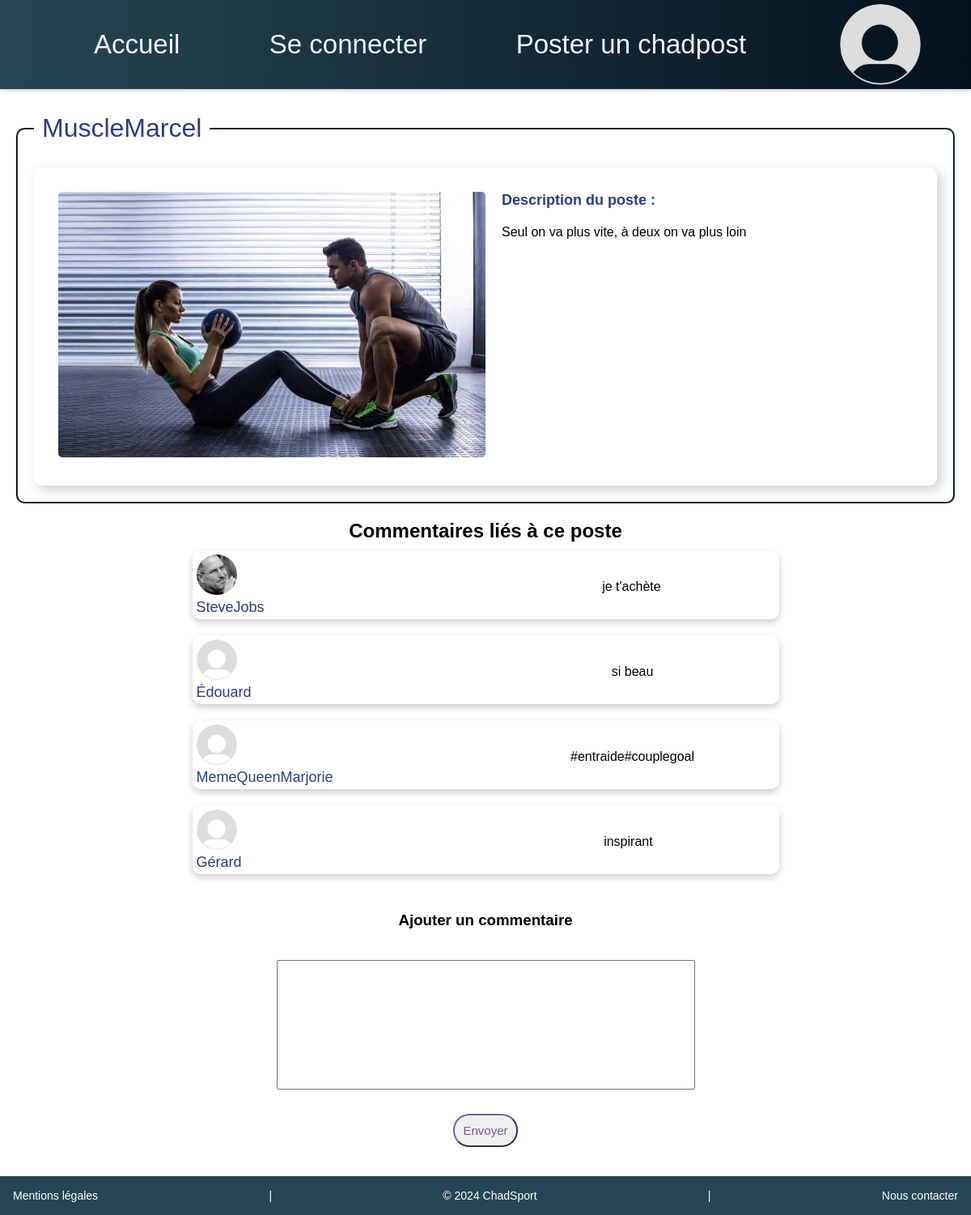
Screenshot of /post.php?post=27 with the database file from the repository.
### tables this page shows
CREATE TABLE `post` (
  `Id_Post` int(11) NOT NULL,
  `contenu` varchar(4000) DEFAULT NULL,
  `image_post` varchar(50) DEFAULT NULL,
  `date_post` datetime DEFAULT NULL,
  `Id_Membre` int(11) NOT NULL
);

CREATE TABLE `membre` (
  `Id_Membre` int(11) NOT NULL,
  `email` varchar(50) NOT NULL,
  `mot_de_passe` varchar(50) NOT NULL,
  `pseudo` varchar(50) DEFAULT NULL,
  `administrateur` tinyint(1) DEFAULT NULL,
  `image_profil` varchar(10) DEFAULT NULL,
  `banniere_profil` varchar(50) DEFAULT NULL,
  `banni` tinyint(1) DEFAULT NULL
);

CREATE TABLE `commentaire` (
  `Id_Commentaire` int(11) NOT NULL,
  `date_commentaire` datetime DEFAULT NULL,
  `contenu_commentaire` varchar(200) DEFAULT NULL,
  `Id_Post` int(11) NOT NULL,
  `Id_Membre` int(11) NOT NULL
);

### include/fonctions.php (called while the page is built)
<?php function getPseudoById($userId, $mysqlClient) {
    $sqlQuery = "SELECT pseudo FROM Membre WHERE Id_Membre = :userId";
    $query = $mysqlClient->prepare($sqlQuery);
    $query->bindParam(':userId', $userId);
    $query->execute();
    $result = $query->fetch(PDO::FETCH_ASSOC);
    return $result['pseudo'];
}?>

### post.php (the view, shortened to what this page needs)
<?php
require_once(__DIR__ . '/include/fonctions.php');
require_once(__DIR__ . '/include/db_config.php');
$Id_Post = filter_var($_GET['post'], FILTER_UNSAFE_RAW);
$sqlQuery = "SELECT * FROM post
            WHERE Id_Post = :id_post";
$query = $mysqlClient->prepare($sqlQuery);
$query->bindParam(':id_post', $Id_Post);
$query->execute();
$post = $query->fetch(PDO::FETCH_ASSOC);
$pseudomembre = getPseudoById($post['Id_Membre'], $mysqlClient); ?>
<!DOCTYPE html>
<head>
    <link href="style.css" rel="stylesheet">
</head>
<body>
    <?php require_once(__DIR__ . '/include/header.php'); ?>
</html>
    <fieldset class="post">
        <legend><p class="pseudonyme"><?php echo $pseudomembre;?></p></legend>
        <div class="img_text">
        <img class="post-picture" src="<?php echo 'images/posts/'.$post['Id_Post'].'.'.$post['image_post'];?>" alt="image du post"/>
        <h2 class="description_poste">Description du poste : </h2><br>
        <p class="post-text"><?php echo $post['contenu']; ?></p>
        </div>
    </fieldset>
    <?php
    $sqlQuery = "SELECT *  FROM commentaire WHERE Id_Post = :id_post
                    ORDER BY date_commentaire DESC";
    $commentQuery = $mysqlClient->prepare($sqlQuery);
    $commentQuery->bindParam(':id_post', $post['Id_Post']);
    $commentQuery->execute();
    $comments = $commentQuery->fetchAll(PDO::FETCH_ASSOC);
    ?>
    <div class="all_comment">
    <?php
    if (count($comments) === 0) {
        ?> <h2>*Aucun commentaire pour ce poste*</h2><br> <?php
    }
    else{
        ?> <h2>Commentaires liés à ce poste</h2> <?php
    }
    foreach ($comments as $comment) { ?>
        <div class="comment">
                  <?php
                  $sqlQuery = "SELECT image_profil FROM membre WHERE Id_Membre = :id_comment";
                  $extensionQuery = $mysqlClient->prepare($sqlQuery);
                  $extensionQuery->bindParam(':id_comment',$comment['Id_Membre']);
                  $extensionQuery->execute();
                  $result = $extensionQuery->fetch(PDO::FETCH_ASSOC);
                     $profilePic = 'images/profiles/'.$comment['Id_Membre'].'.'.$result["image_profil"];
                     $defaultPic = 'images/profiles/defaut.png';
                       if (!file_exists($profilePic)) {
                      $profilePic = $defaultPic;
                               }?>
                     <img class="comment-profile" src="<?php echo $profilePic; ?>" alt="photo de profil d'un commentaire"/>
                      <p class="pseudo_comment"><?php echo getPseudoById($comment['Id_Membre'], $mysqlClient);?></p>
            <p class="commentaire"><?php echo $comment['contenu_commentaire']; ?></p>
        </div>
    <?php }
    ?><br><br>
    <form method="POST" enctype="multipart/form-data">
    <div class="add_comment"><label for="content"><h3>Ajouter un commentaire</h3></label></div><br>
    <div class="textarea_comment"><textarea id="content" name="content" minlength="1" maxlength="200" cols = "40" rows="6"></textarea></div>
    <div class="submit_comment"><input type="submit" value="Envoyer"></div>
    </form>
    </div>
    <br>
    <br>
    <?php require_once(__DIR__ . '/include/footer.php'); ?>

### style.css (style rules this page uses)
* { margin: 0; padding: 0; }
.pseudonyme { font-size: xx-large; font-family: 'Lucida Sans', 'Lucida Sans Regular', 'Lucida Grande', 'Lucida Sans Unicode', Geneva, Verdana, sans-serif; font-weight: lighter; color: #2F3C7E; }
.post-picture { width: 50%; height: auto; max-width: 50%; float:left; margin:0px 20px 5px 0px; border-radius: 5px; }
.post-text { line-height: 1.4; }
.img_text { max-width: 100%; margin:0 auto; padding:30px; border-radius: 10px; box-shadow: 5px 5px 15px rgba(0, 0, 0, 0.2); word-wrap: break-word; }
.img_text::after { content:""; display: block; clear: both; }
.description_poste { font-size: large; font-family: 'Lucida Sans', 'Lucida Sans Regular', 'Lucida Grande', 'Lucida Sans Unicode', Geneva, Verdana, sans-serif; font-weight: bolder; color: #2F3C7E; }
.comment-profile { width: 100%; height: auto; max-width: 50px; }
body { font-family: Arial, sans-serif; margin: 0; padding: 0; box-sizing: border-box; }
.post { margin:20px; padding: 20px; border-radius: 10px; border-color: #264653; border-width: 2px; }
.all_comment { display: flex; align-items: center; justify-content: center; flex-direction: column; }
.comment { width: 60%; border-radius: 10px; box-shadow: 0 4px 8px 0 rgba(0,0,0,0.2); transition: 0.3s; margin: 10px; height: 80px; padding: 5px 0px 0px 5px; display: grid; grid-template-areas: 'a c' 'b c'; }
.comment-profile { width: 50px; height: 50px; border-radius: 50%; grid-area: a; }
.pseudo_comment { font-size: large; font-family: 'Lucida Sans', 'Lucida Sans Regular', 'Lucida Grande', 'Lucida Sans Unicode', Geneva, Verdana, sans-serif; font-weight: lighter; color: #2F3C7E; grid-area: b; }
.commentaire { padding: 10px; display: flex; grid-area: c; align-items: center; justify-content: center; }
.add_comment { text-align: center; }
.textarea_comment { display: flex; align-items: center; justify-content: center; }
.submit_comment { display: flex; align-items: center; justify-content: center; }
legend { padding: 10px; font-family: Verdana, Geneva, Tahoma, sans-serif; }
input[type='submit'], .share, .abonne_check { padding: 10px; color:#735DA5; border-color: #735DA5; font-size: 15px; border-radius: 20px; font-family: 'Lucida Sans', 'Lucida Sans Regular', 'Lucida Grande', 'Lucida Sans Unicode', Geneva, Verdana, sans-serif; }
textarea { resize : none; font-family: 'Lucida Sans', 'Lucida Sans Regular', 'Lucida Grande', 'Lucida Sans Unicode', Geneva, Verdana, sans-serif; font-size: 20px; margin: 20px 0px 30px 0px; padding: 10px; text-align: justify; }

### rows the page displays
post: Id_Membre.pseudo "MuscleMarcel", contenu "Seul on va plus vite, à deux on va plus loin"
commentaire: shows a picture, Id_Membre.pseudo "SteveJobs", contenu_commentaire "je t'achète"
commentaire: Id_Membre.pseudo "Édouard", contenu_commentaire "si beau"
commentaire: Id_Membre.pseudo "MemeQueenMarjorie", contenu_commentaire "#entraide#couplegoal"
commentaire: Id_Membre.pseudo "Gérard", contenu_commentaire "inspirant"
